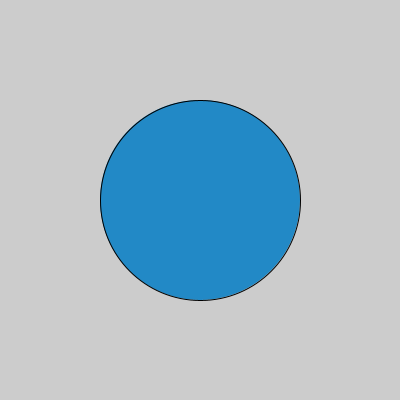
Frame 1 (no input)
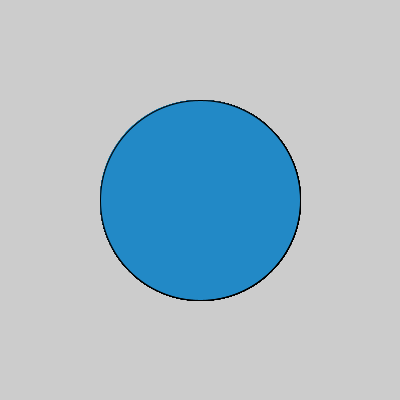
Frame 60 (the mouse pressed at the canvas centre just before this capture)
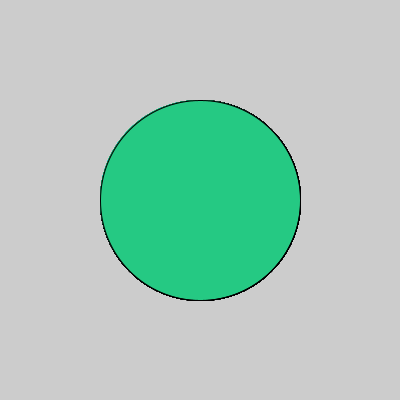
Frame 120 (the mouse held since frame 60 and released just before this capture)

The Processing sketch that drew these frames (run headless with seeded random() and noise(); from frame 60 on, the mouse is pressed at the canvas centre):

// Processing sketch: conmdition2
// ── conmdition2.pde
void setup() {
  size(400,400);
}
void draw() {
  if (mouseY<height/2) {
    fill(#2289C6);
  } else if (mouseX<width/2)
  {
    fill(#FCFAFA);
  } else
  {
    fill(#25C983);
  }
  ellipse(height/2, width/2, 200, 200);
}
